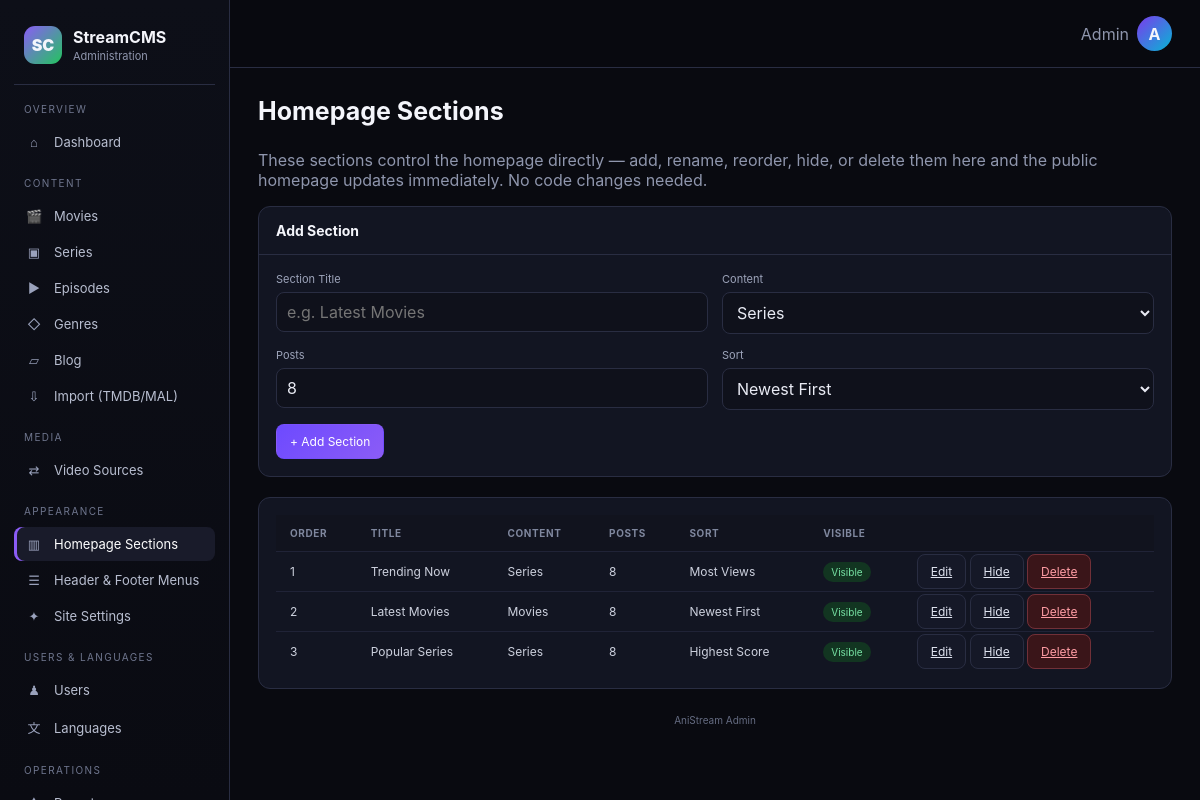
Page /admin/homepage_sections.php (signed in) on the committed database.
### tables this page shows
CREATE TABLE IF NOT EXISTS homepage_sections (
    id INT AUTO_INCREMENT PRIMARY KEY,
    title VARCHAR(150) NOT NULL,
    content_type ENUM('series','movies','trending','popular','blog') NOT NULL,
    posts_count INT DEFAULT 8,
    sort_by ENUM('newest','oldest','score','views') DEFAULT 'newest',
    visible TINYINT(1) DEFAULT 1,
    sort_order INT DEFAULT 0
);

### includes/functions.php (called while the page is built, shortened)
<?php
function h($value) {
    return htmlspecialchars($value ?? '', ENT_QUOTES, 'UTF-8');
}
    ?>

### admin/homepage_sections.php (the view, shortened to what this page needs)
<?php
require_once __DIR__ . '/includes/auth.php';
$editing = null;
$sections = $pdo->query("SELECT * FROM homepage_sections ORDER BY sort_order")->fetchAll();
$contentOptions = ['series' => 'Series', 'movies' => 'Movies', 'trending' => 'Trending (series)', 'popular' => 'Popular (series)'];
$sortOptions = ['newest' => 'Newest First', 'oldest' => 'Oldest First', 'score' => 'Highest Score', 'views' => 'Most Views'];
include __DIR__ . '/includes/layout_top.php';
?>
  <p class="muted" style="margin-bottom:16px;">
    These sections control the homepage directly — add, rename, reorder, hide, or delete
    them here and the public homepage updates immediately. No code changes needed.
  </p>
  <div class="panel" style="margin-bottom:20px;">
    <div class="panel-head"><h2><?= $editing ? 'Edit Section' : 'Add Section' ?></h2></div>
    <div class="panel-body">
      <form method="post" class="form-grid">
        <div class="field"><label>Section Title</label><input type="text" name="title" placeholder="e.g. Latest Movies" required value="<?= h($editing['title'] ?? '') ?>"></div>
        <div class="field">
          <label>Content</label>
          <select name="content_type">
            <?php foreach ($contentOptions as $val => $label): ?>
              <option value="<?= $val ?>" <?= ($editing['content_type'] ?? '') === $val ? 'selected' : '' ?>><?= $label ?></option>
            <?php endforeach; ?>
          </select>
        </div>
        <div class="field"><label>Posts</label><input type="number" name="posts_count" value="<?= h($editing['posts_count'] ?? '8') ?>" min="1" max="24"></div>
        <div class="field">
          <label>Sort</label>
          <select name="sort_by">
            <?php foreach ($sortOptions as $val => $label): ?>
              <option value="<?= $val ?>" <?= ($editing['sort_by'] ?? '') === $val ? 'selected' : '' ?>><?= $label ?></option>
            <?php endforeach; ?>
          </select>
        </div>
        <div class="field full">
          <button type="submit" class="btn primary"><?= $editing ? 'Save Changes' : '+ Add Section' ?></button>
        </div>
      </form>
    </div>
  </div>
  <div class="panel">
    <div class="panel-body table-wrap">
      <table class="table">
        <thead><tr><th>Order</th><th>Title</th><th>Content</th><th>Posts</th><th>Sort</th><th>Visible</th><th></th></tr></thead>
        <tbody>
          <?php foreach ($sections as $s): ?>
            <tr>
              <td><?= (int)$s['sort_order'] ?></td>
              <td><?= h($s['title']) ?></td>
              <td class="muted"><?= h($contentOptions[$s['content_type']] ?? $s['content_type']) ?></td>
              <td><?= (int)$s['posts_count'] ?></td>
              <td class="muted"><?= h($sortOptions[$s['sort_by']] ?? $s['sort_by']) ?></td>
              <td><span class="status <?= $s['visible'] ? 'published' : 'archived' ?>"><?= $s['visible'] ? 'Visible' : 'Hidden' ?></span></td>
              <td>
                <a href="homepage_sections.php?edit=<?= (int)$s['id'] ?>" class="btn">Edit</a>
                <a href="homepage_sections.php?toggle=<?= (int)$s['id'] ?>" class="btn"><?= $s['visible'] ? 'Hide' : 'Show' ?></a>
                <a href="homepage_sections.php?delete=<?= (int)$s['id'] ?>" class="btn danger" onclick="return confirm('Delete this section?')">Delete</a>
              </td>
            </tr>
          <?php endforeach; ?>
        </tbody>
      </table>
    </div>
  </div>
<?php include __DIR__ . '/includes/layout_bottom.php'; ?>

### admin/admin.css (style rules this page uses)
:root { --bg:#090a10; --sidebar:#0d0f18; --surface:#121522; --surface2:#171a29; --surface3:#1d2132; --border:#292d42; --text:#f4f5fb; --muted:#8f96ad; --primary:#8b5cf6; --primary2:#6d4aff; --cyan:#22d3ee; --green:#22c55e; --yellow:#f59e0b; --red:#ef4444; --blue:#3b82f6; --shadow:0 18px 45px rgba(0,0,0,.25); }
* { box-sizing:border-box }
html,body { margin:0;min-height:100%;font-family:Inter,ui-sans-serif,system-ui,-apple-system,BlinkMacSystemFont,"Segoe UI",sans-serif;background:var(--bg);color:var(--text) }
button,input,select,textarea { font:inherit }
button { cursor:pointer }
.btn { border:1px solid var(--border);background:#151827;color:#dfe3ef;border-radius:8px;padding:9px 13px;font-size:12px }
.btn.primary { background:linear-gradient(135deg,var(--primary2),var(--primary));border-color:transparent;color:white }
.btn.danger { background:#3a1519;border-color:#713038;color:#ff9ca4 }
.panel { background:var(--surface);border:1px solid var(--border);border-radius:12px;overflow:hidden }
.panel-head { padding:15px 17px;border-bottom:1px solid var(--border);display:flex;justify-content:space-between;align-items:center }
.panel-head h2 { font-size:14px;margin:0 }
.panel-body { padding:17px }
.table-wrap { overflow:auto }
.table { width:100%;border-collapse:collapse;font-size:12px }
.table th,.table td { text-align:left;padding:12px 14px;border-bottom:1px solid #202337;white-space:nowrap }
.table th { font-size:10px;color:#7f879e;text-transform:uppercase;letter-spacing:.6px;background:#11131e }
.table td { color:#cdd1de }
.table tr:last-child td { border-bottom:0 }
.status { padding:4px 8px;border-radius:20px;font-size:10px }
.published { background:#123521;color:#77e3a4 }
.muted { color:var(--muted) }
.form-grid { display:grid;grid-template-columns:repeat(2,minmax(0,1fr));gap:14px }
.field label { display:block;color:#9da4ba;font-size:11px;margin-bottom:6px }
.field input,.field select,.field textarea { width:100%;background:#0f111b;border:1px solid var(--border);color:#e9ebf4;border-radius:8px;padding:9px 10px;outline:none }
.field.full { grid-column:1/-1 }

### rows in the picture
homepage_sections: sort_order "1", title "Trending Now", content_type "Series", posts_count "8", sort_by "Most Views", visible "Visible"
homepage_sections: sort_order "2", title "Latest Movies", content_type "Movies", posts_count "8", sort_by "Newest First", visible "Visible"
homepage_sections: sort_order "3", title "Popular Series", content_type "Series", posts_count "8", sort_by "Highest Score", visible "Visible"

### other values in the picture
$_SESSION['admin_name'] "Admin"
$admin_page_title "Homepage Sections"
form field content_type "Series"
form field sort_by "Newest First"
